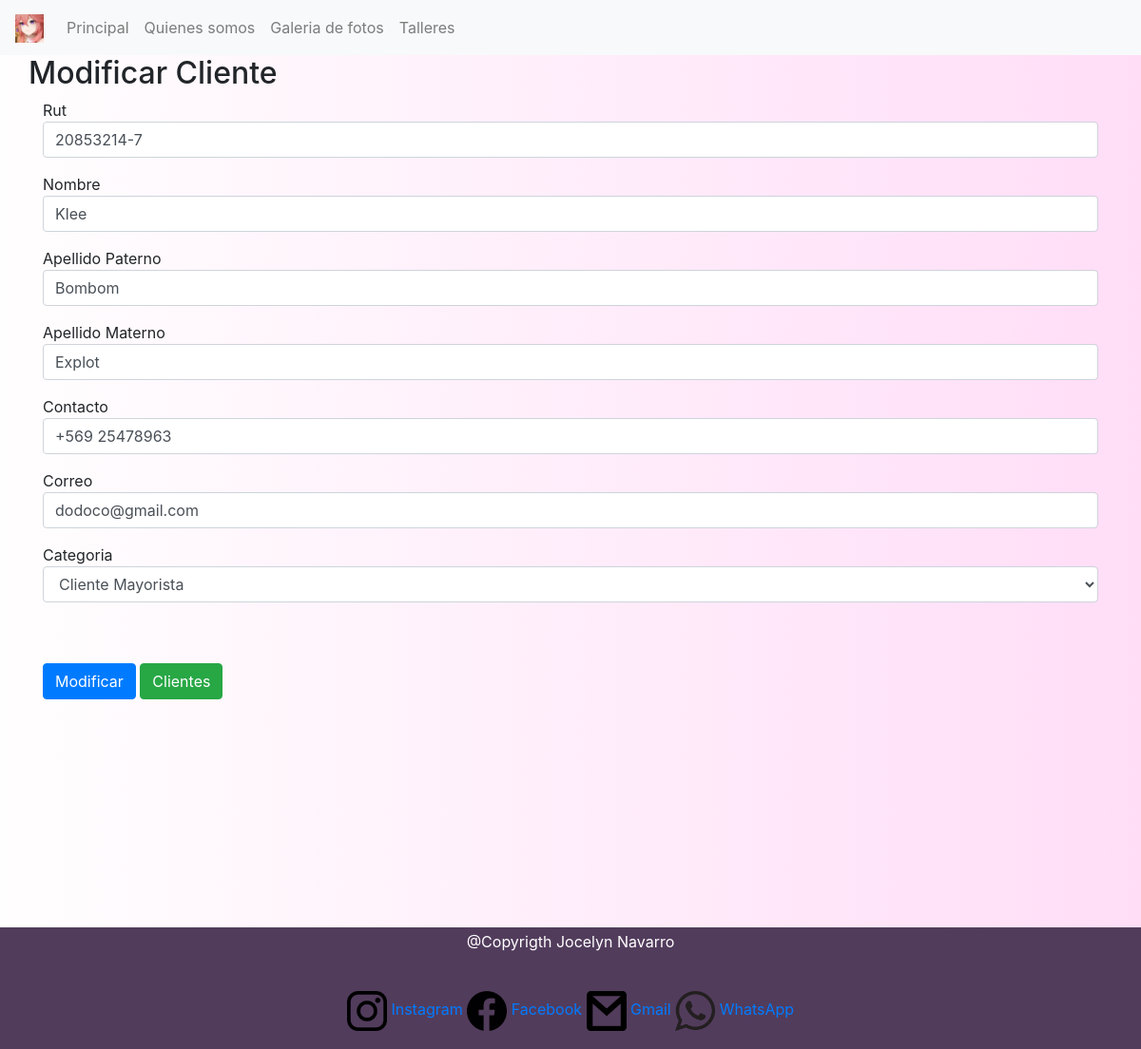
Screenshot of /modificar/20853214-7 with the database file from the repository.
### MikoShutofo/models.py (models this page shows, shortened)
class Datos(models.Model):
    rut=models.CharField(max_length=10, primary_key=True, verbose_name='Rut')
    nombre=models.CharField(max_length=20, verbose_name='Nombre')
    apellidoPat=models.CharField(max_length=20, verbose_name='Apellido paterno')
    apellidoMat=models.CharField(max_length=20, verbose_name='Apellido materno')
    contato=models.CharField(max_length=15, verbose_name='Número de contacto')
    correo=models.CharField(max_length=50, verbose_name='Correo Eletrónico')
    categoria=models.ForeignKey(TipoCliente, on_delete=models.CASCADE)

### MikoShutofo/views.py (the view)
# urls.py: path('modificar/<id>', modificar, name="modificar"),
def modificar(request, id):
    dato = Datos.objects.get(rut=id)
    datos ={
        'form': DatosForm(instance=dato)
    }
    if request.method=='POST':
        formulario = DatosForm(data=request.POST, instance=dato)
        if formulario.is_valid:
            formulario.save()
            return redirect('clientes')
    return render(request, 'modificar.html', datos)

### MikoShutofo/models.py (called while the page is built)
    def __str__(self):
        return self.nombreTipoCliente

### MikoShutofo/templates/modificar.html (shortened to what this page needs)
<!DOCTYPE html>
<html lang="en">
<head>
    {% load static %}
    <link href="{% static 'css/bootstrap.min.css' %}" rel="stylesheet">
    <link rel="stylesheet" type="text/css" href="{% static 'Css/Estilos.css' %}">
</head>
<body class="color1">
    <nav class="navbar navbar-expand-sm navbar-light bg-light">
        <a class="navbar-brand" href="#">
            <img src="{% static 'Img/icon.png' %}" width="30px" height="30px">
        </a>
        <div class="collapse navbar-collapse" id="opciones">
            <ul class="navbar-nav">
                <li class="nav-item">
                    <a class="nav-link" href="{% url 'home' %}">Principal</a>
                </li>
                <li class="nav-item">
                    <a class="nav-link" href="{% url 'somos' %}">Quienes somos</a>
                </li>
                <li class="nav-item">
                    <a class="nav-link" href="{% url 'fotos' %}">Galeria de fotos</a>
                </li>
                <li class="nav-item">
                    <a class="nav-link" href="{% url 'taller' %}">Talleres</a>
                </li>
            </ul>
        </div>
    </nav>
    <div class="container">
        <div class="row">
            <h2>Modificar Cliente</h2>
        </div>
        <form method="POST" action="#" id="formulario">
            <div class="form-group" readonly>
                {{ form.rut.label}}
                {{ form.rut}}
            </div>
            <div class="form-group">
                {{ form.nombre.label}}
                {{ form.nombre}}
            </div>
            <div class="form-group">
                {{ form.apellidoPat.label}}
                {{ form.apellidoPat}}
            </div>
            <div class="form-group">
                {{ form.apellidoMat.label}}
                {{ form.apellidoMat}}
            </div>
            <div class="form-group">
                {{ form.contato.label}}
                {{ form.contato}}
            </div>
            <div class="form-group">
                {{ form.correo.label}}
                {{ form.correo}}
            </div>
            <div class="form-group">
                {{ form.categoria.label}}
                {{ form.categoria}}
            </div>
            <br><br>
            <input type="submit" class="btn btn-primary" value="Modificar">
            <a href="{% url 'clientes' %}" class="btn btn-success">Clientes</a>
        </form>
    </div>
    <br><br><br><br><br><br><br><br><br><br>
    <footer>
        <p>@Copyrigth Jocelyn Navarro</p>
        <br>
        <p>
            <a href="https://www.instagram.com"><img src="{% static 'Img/Redes/int.png' %}" style="width:42px;height:42px;"> Instagram</a>
            <a href="https://www.facebook.com/"><img src="{% static 'Img/Redes/face.png' %}" style="width:42px;height:42px;"> Facebook</a>
            <a href="https://www.gmail.com"><img src="{% static 'Img/Redes/gm.png' %}" style="width:42px;height:42px;"> Gmail</a>
            <a href="https://web.whatsapp.com"><img src="{% static 'Img/Redes/wht.png' %}" style="width:42px;height:42px;"> WhatsApp</a>
        </p>
    </footer>
</body>
</html>

### MikoShutofo/static/css/Estilos.css (style rules this page uses)
.color1 { background-image: linear-gradient(to right, rgb(255, 254, 254) , rgb(255, 221, 247)); }
footer { text-align: center; padding: 3px; background-color: rgb(82, 60, 92); color: white; }

### rows the page displays
Datos: rut "20853214-7", nombre "Klee", apellidoPat "Bombom", apellidoMat "Explot", contato "+569 25478963", correo "dodoco@gmail.com", categoria "Cliente Mayorista"
